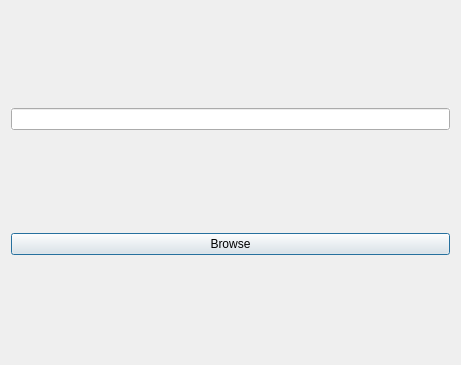
<?xml version="1.0" encoding="UTF-8"?>
<ui version="4.0">
 <class>Dialog</class>
 <widget class="QDialog" name="Dialog">
  <property name="geometry">
   <rect>
    <x>0</x>
    <y>0</y>
    <width>461</width>
    <height>365</height>
   </rect>
  </property>
  <property name="windowTitle">
   <string>Dialog</string>
  </property>
  <layout class="QVBoxLayout" name="verticalLayout">
   <item>
    <widget class="QLineEdit" name="filename">
     <property name="autoFillBackground">
      <bool>true</bool>
     </property>
    </widget>
   </item>
   <item>
    <widget class="QPushButton" name="browse">
     <property name="autoFillBackground">
      <bool>true</bool>
     </property>
     <property name="text">
      <string>Browse</string>
     </property>
    </widget>
   </item>
  </layout>
 </widget>
 <resources/>
 <connections/>
</ui>
